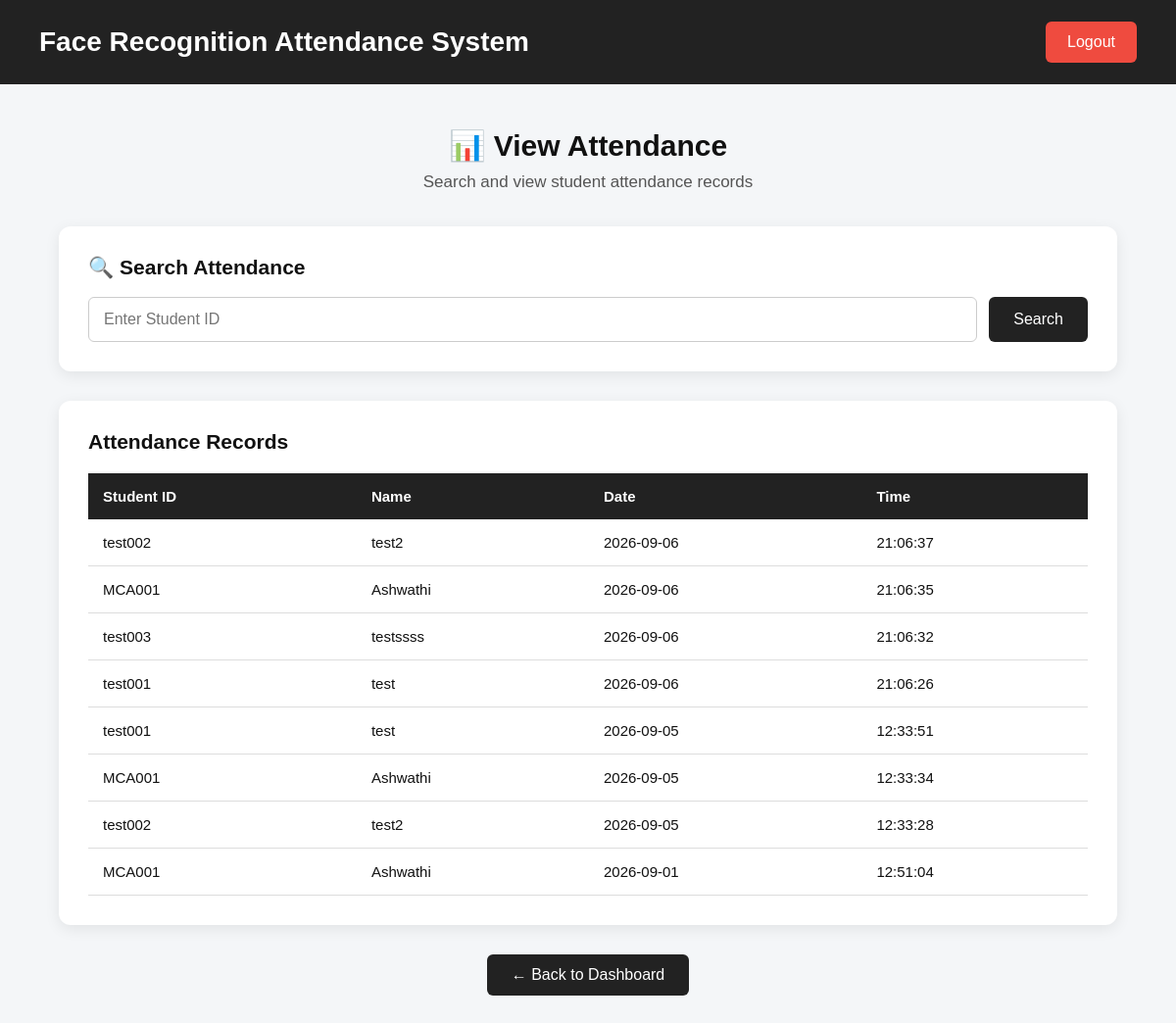
Screenshot of /attendance (signed in) with the database file from the repository.
### tables this page shows
CREATE TABLE attendance (
            id INTEGER PRIMARY KEY AUTOINCREMENT,
            student_id TEXT,
            name TEXT,
            date TEXT,
            time TEXT
        );

### app.py (the view)
@app.route("/attendance")
def attendance():
    if "admin" not in session:
        return redirect("/login")
    student_id = request.args.get("student_id", "").strip()
    connection = sqlite3.connect(DATABASE)
    cursor = connection.cursor()
    if student_id:
        cursor.execute("""
            SELECT student_id, name, date, time
            FROM attendance
            WHERE student_id = ?
            ORDER BY date DESC, time DESC
        """, (student_id,))
    else:
        cursor.execute("""
            SELECT student_id, name, date, time
            FROM attendance
            ORDER BY date DESC, time DESC
        """)
    records = cursor.fetchall()
    connection.close()
    return render_template(
        "attendance.html",
        records=records,
        student_id=student_id
    )

### templates/attendance.html (shortened to what this page needs)
<!DOCTYPE html>
<html lang="en">
<head>
</head>
<body>
    <div class="header">
        <h1>Face Recognition Attendance System</h1>
        <a href="/logout" class="logout-btn">
            Logout
        </a>
    </div>
    <div class="container">
        <div class="page-title">
            <h2>📊 View Attendance</h2>
            <p>
                Search and view student attendance records
            </p>
        </div>
        <div class="search-card">
            <h3>🔍 Search Attendance</h3>
            <form method="GET" action="/attendance" class="search-form">
                <input
                    type="text"
                    name="student_id"
                    placeholder="Enter Student ID"
                    value="{{ student_id if student_id else '' }}"
                    required
                >
                <button type="submit" class="search-btn">
                    Search
                </button>
            </form>
        </div>
        {% if records %}
        <div class="attendance-card">
            <h3>Attendance Records</h3>
            <div class="table-container">
                <table>
                    <thead>
                        <tr>
                            <th>Student ID</th>
                            <th>Name</th>
                            <th>Date</th>
                            <th>Time</th>
                        </tr>
                    </thead>
                    <tbody>
                        {% for record in records %}
                        <tr>
                            <td>{{ record[0] }}</td>
                            <td>{{ record[1] }}</td>
                            <td>{{ record[2] }}</td>
                            <td>{{ record[3] }}</td>
                        </tr>
                        {% endfor %}
                    </tbody>
                </table>
            </div>
        </div>
        {% endif %}
        <div class="back-section">
            <a href="/dashboard" class="back-btn">
                ← Back to Dashboard
            </a>
        </div>
    </div>
</body>
</html>

### templates/attendance.html (style rules this page uses)
* { box-sizing: border-box; margin: 0; padding: 0; }
body { font-family: Arial, Helvetica, sans-serif; background-color: #f4f6f8; color: #111; min-height: 100vh; }
.header { background-color: #222; color: white; padding: 22px 40px; display: flex; justify-content: space-between; align-items: center; }
.header h1 { font-size: 28px; font-weight: bold; }
.logout-btn { background-color: #ef4b3f; color: white; text-decoration: none; padding: 12px 22px; border-radius: 6px; font-size: 16px; }
.container { width: 90%; max-width: 1200px; margin: 45px auto; }
.page-title { text-align: center; margin-bottom: 35px; }
.page-title h2 { font-size: 30px; margin-bottom: 10px; }
.page-title p { color: #555; font-size: 17px; }
.search-card { background-color: white; padding: 30px; border-radius: 12px; box-shadow: 0 4px 15px rgba(0, 0, 0, 0.08); margin-bottom: 30px; }
.search-card h3 { font-size: 21px; margin-bottom: 18px; }
.search-form { display: flex; gap: 12px; }
.search-form input { flex: 1; padding: 13px 15px; border: 1px solid #ccc; border-radius: 6px; font-size: 16px; }
.search-btn { background-color: #222; color: white; border: none; padding: 13px 25px; border-radius: 6px; font-size: 16px; cursor: pointer; }
.attendance-card { background-color: white; padding: 30px; border-radius: 12px; box-shadow: 0 4px 15px rgba(0, 0, 0, 0.08); }
.attendance-card h3 { font-size: 21px; margin-bottom: 20px; }
.table-container { overflow-x: auto; }
table { width: 100%; border-collapse: collapse; }
th { background-color: #222; color: white; padding: 15px; text-align: left; font-size: 15px; }
td { padding: 15px; border-bottom: 1px solid #ddd; font-size: 15px; }
.back-section { text-align: center; margin-top: 30px; }
.back-btn { display: inline-block; background-color: #222; color: white; text-decoration: none; padding: 12px 25px; border-radius: 6px; font-size: 16px; }

### rows the page displays
attendance: student "test002", name "test2", date "2026-09-06", time "21:06:37"
attendance: student "MCA001", name "Ashwathi", date "2026-09-06", time "21:06:35"
attendance: student "test003", name "testssss", date "2026-09-06", time "21:06:32"
attendance: student "test001", name "test", date "2026-09-06", time "21:06:26"
attendance: student "test001", name "test", date "2026-09-05", time "12:33:51"
attendance: student "MCA001", name "Ashwathi", date "2026-09-05", time "12:33:34"
attendance: student "test002", name "test2", date "2026-09-05", time "12:33:28"
attendance: student "MCA001", name "Ashwathi", date "2026-09-01", time "12:51:04"
